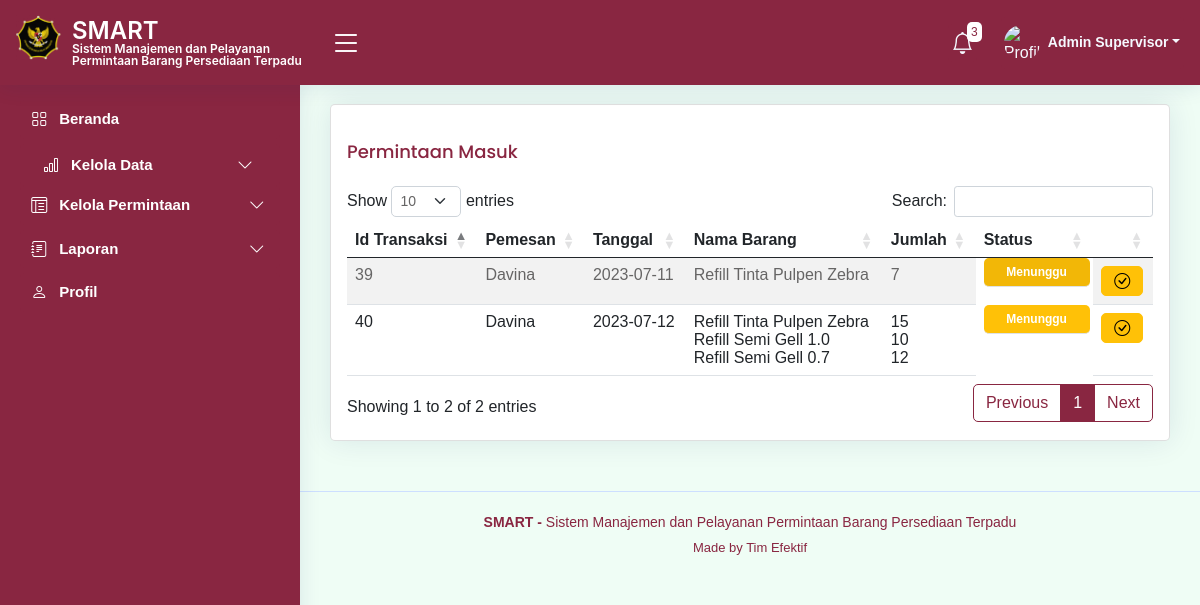
The page /kelolaPermintaan.php (signed in) on the database its author committed.
### tables this page shows
CREATE TABLE `tb_order` (
  `id_transaksi` int(11) NOT NULL,
  `id_user` int(11) NOT NULL,
  `tgl_minta` date NOT NULL,
  `tgl_siap` date DEFAULT NULL,
  `status` varchar(50) NOT NULL DEFAULT 'Menunggu',
  `tgl_ambil` date DEFAULT NULL
);

CREATE TABLE `tb_user` (
  `id_user` int(25) NOT NULL,
  `username` varchar(50) NOT NULL,
  `nama_lengkap` varchar(100) NOT NULL,
  `email` varchar(100) NOT NULL,
  `nip` varchar(30) NOT NULL,
  `password` varchar(100) NOT NULL,
  `tipe_akun` text NOT NULL,
  `foto_user` blob NOT NULL
);

### notif_functions.php (called while the page is built, shortened)
<?php
function getBarangHampirHabis($con) {
    $query = "SELECT tb_barang.nama, tb_barang.stok_minimal, tb_cek_stok.jumlah_stok_akhir
              FROM tb_barang
              INNER JOIN tb_cek_stok ON tb_barang.id_barang = tb_cek_stok.id_barang";
    $result = mysqli_query($con, $query);
    $notifications = array();
    if (mysqli_num_rows($result) > 0) {
        while ($row = mysqli_fetch_assoc($result)) {
            $stok_minimal = $row['stok_minimal'];
            $jumlah_stok_akhir = $row['jumlah_stok_akhir'];
        }
    }
    return $notifications;
}
function getBarangStokMinimal($con) {
    $query = "SELECT tb_barang.nama, tb_barang.stok_minimal, tb_cek_stok.jumlah_stok_akhir
              FROM tb_barang
              INNER JOIN tb_cek_stok ON tb_barang.id_barang = tb_cek_stok.id_barang";
    $result = mysqli_query($con, $query);
    $notifications = array();
    if (mysqli_num_rows($result) > 0) {
        while ($row = mysqli_fetch_assoc($result)) {
            $nama = $row['nama'];
            $stok_minimal = $row['stok_minimal'];
            $jumlah_stok_akhir = $row['jumlah_stok_akhir'];
            if ($jumlah_stok_akhir <= $stok_minimal) {
                $notifications[] = "Stok Barang $nama sudah mencapai jumlah stok minimal";
            }
        }
    }
    return $notifications;
}
?>

### kelolaPermintaan.php (the view, shortened to what this page needs)
<?php
$namaLengkap = $_SESSION['nama_lengkap'];
?>
<!DOCTYPE html>
<html lang="en">
<head>
  <link href="assets/vendor/bootstrap/css/bootstrap.min.css" rel="stylesheet">
  <link href="assets/vendor/bootstrap-icons/bootstrap-icons.css" rel="stylesheet">
  <link href="assets/vendor/boxicons/css/boxicons.min.css" rel="stylesheet">
  <link href="assets/vendor/quill/quill.snow.css" rel="stylesheet">
  <link href="assets/vendor/quill/quill.bubble.css" rel="stylesheet">
  <link href="assets/vendor/remixicon/remixicon.css" rel="stylesheet">
  <link href="assets/vendor/simple-datatables/style.css" rel="stylesheet">
  <link rel="stylesheet" href="https://cdnjs.cloudflare.com/ajax/libs/twitter-bootstrap/5.2.0/css/bootstrap.min.css">
  <link rel="stylesheet" href="https://cdn.datatables.net/1.13.4/css/dataTables.bootstrap5.min.css">
  <link href="https://cdnjs.cloudflare.com/ajax/libs/font-awesome/5.10.0/css/all.min.css" rel="stylesheet">
  <link href="https://cdn.jsdelivr.net/npm/bootstrap-icons@1.4.1/font/bootstrap-icons.css" rel="stylesheet">
  <link href="assets/css/style.css" rel="stylesheet">
  <link href="assets/css/bootstrap.min.css" rel="stylesheet">
</head>
<body>
  <header id="header" class="header fixed-top d-flex align-items-center">
    <div class="d-flex align-items-center justify-content-between">
      <a href="index.html" class="logo d-flex align-items-center">
        <img src="assets/img/logo2.png" alt="">
        <span class="htsimpan">SMART<br>
          <tb class="tbsmart">Sistem Manajemen dan Pelayanan Permintaan Barang Persediaan Terpadu</tb></span>
      </a>
      <i class="bi bi-list toggle-sidebar-btn"></i>
    </div>
    <nav class="header-nav ms-auto">
      <ul class="d-flex align-items-center">
      <?php
      require_once 'koneksi.php';
      require_once 'notif_functions.php';
      $con = db_connect();
      $barangHampirHabis = getBarangHampirHabis($con);
      $barangStokMinimal = getBarangStokMinimal($con);
      $totalNotifikasi = count($barangHampirHabis) + count($barangStokMinimal);
      ?>
      <li class="nav-item dropdown">
        <a class="nav-link nav-icon" href="#" data-bs-toggle="dropdown">
          <i class="bi bi-bell"></i>
          <span class="badge bg-primary badge-number"><?php echo $totalNotifikasi; ?></span>
        </a>
      </li>
        <li class="nav-item dropdown pe-3">
          <a class="nav-link nav-profile d-flex align-items-center pe-0" href="#" data-bs-toggle="dropdown">
            <img src="assets/img/profile-img.jpg" alt="Profile" class="rounded-circle">
            <span class="d-none d-md-block dropdown-toggle ps-2"><?php echo $namaLengkap; ?></span>
          </a>
        </li>
      </ul>
    </nav>
  </header>
 <aside id="sidebar" class="sidebar">
<ul class="sidebar-nav" id="sidebar-nav">
  <li class="nav-item">
    <a class="nav-link " href="index.php">
      <i class="bi bi-grid"></i>
      <span>Beranda</span>
    </a>
  </li>
  <a class="nav-link collapsed" data-bs-target="#tables-nav" data-bs-toggle="collapse" href="#">
    <i class="bi bi-bar-chart"></i><span></span>Kelola Data</span><i class="bi bi-chevron-down ms-auto"></i>
  </a>
  <li class="nav-item">
        <a class="nav-link collapsed" data-bs-target="#icons-nav" data-bs-toggle="collapse" href="#">
          <i class="bi bi-layout-text-window-reverse"></i><span>Kelola Permintaan</span><i class="bi bi-chevron-down ms-auto"></i>
        </a>
      </li>
  <li class="nav-item">
    <a class="nav-link collapsed" data-bs-target="#forms-nav" data-bs-toggle="collapse" href="#">
      <i class="bi bi-journal-text"></i><span>Laporan</span><i class="bi bi-chevron-down ms-auto"></i>
    </a>
  </li>
  <li class="nav-item">
    <a class="nav-link collapsed" href="profil.php">
      <i class="bi bi-person"></i>
      <span>Profil</span>
    </a>
  </li>
</ul>
</aside>
  <main id="main" class="main">
      <section class="section">
        <div class="row">
          <div class="col-lg-12">
            <div class="card">
              <div class="card-body">
                <h5 class="card-title">Permintaan Masuk</h5>
                <table id="example" class="table table-striped" style="width:100%">
                  <thead>
                    <tr>
                      <th>Id Transaksi</th>
                      <th>Pemesan</th>
                      <th>Tanggal</th>
                      <th>Nama Barang</th>
                      <th>Jumlah</th>
                      <th>Status</th>
                      <th></th>
                    </tr>
                  </thead>
                  <tbody>
                    <?php
                    $con = db_connect();
                    $query = "SELECT tb_order.id_transaksi, tb_user.nama_lengkap, GROUP_CONCAT(tb_barang.nama SEPARATOR '<br>') AS nama, tb_order.tgl_minta, GROUP_CONCAT(tb_order_detail.jumlah_minta SEPARATOR '<br>') AS jumlah_minta, tb_order.status
                    FROM tb_order
                    JOIN tb_user ON tb_order.id_user = tb_user.id_user
                    JOIN tb_order_detail ON tb_order.id_transaksi = tb_order_detail.id_transaksi
                    JOIN tb_barang ON tb_order_detail.id_barang = tb_barang.id_barang
                    WHERE tb_order.status = 'Menunggu'
                    GROUP BY tb_order.id_transaksi";
                    $result = mysqli_query($con, $query);
                    while ($row = mysqli_fetch_assoc($result)) {
                      echo "<tr>";
                      echo "<td>" . $row['id_transaksi'] . "</td>";
                      echo "<td>" . $row['nama_lengkap'] . "</td>";
                      echo "<td>" . $row['tgl_minta'] . "</td>";
                      echo "<td>" . $row['nama'] . "</td>";
                      echo "<td>" . $row['jumlah_minta'] . "</td>";
                      echo "<td class='badge bg-warning p-2 ms-2' style='border-radius: 5; width: 90px; color: white;'>" . $row['status'] . "</td>";
                      echo "<td>";
                      echo "<button type='button' class='btn btn-warning btn-ready' data-id='" . $row['id_transaksi'] . "'><i class='bi bi-check-circle'></i></button>";
                      echo "</td>";
                      echo "</tr>";
                    }
                    ?>
                  </tbody>
                </table>
              </div>
            </div>
          </div>
        </div>
      </section>
  </main>
<footer id="footer" class="footer">
    <div class="copyright">
      <strong>  SMART - </strong> <span>Sistem Manajemen dan Pelayanan Permintaan Barang Persediaan Terpadu</span>
    </div>
    <div class="credits">
      Made by <a>Tim Efektif</a>
    </div>
  </footer>
</body>
</html>

### assets/css/style.css (style rules this page uses)
:root { scroll-behavior: smooth; }
body { font-family: "Open Sans", sans-serif; background: #f6f9ff; color: #444444; }
a { color: #892641; text-decoration: none; }
h1, h2, h3, h4, h5, h6 { font-family: "Nunito", sans-serif; }
#main { margin-top: 60px; padding: 20px 30px; transition: all 0.3s; }
.card { margin-bottom: 30px; border: none; border-radius: 5px; box-shadow: 0px 0 30px rgba(1, 41, 112, 0.1); }
.card-title { padding: 20px 0 15px 0; font-size: 18px; font-weight: 500; color: #892641; font-family: "Poppins", sans-serif; }
.card-body { padding: 0 20px 20px 20px; }
.logo { line-height: 1; }
@media (min-width: 1200px) { .logo { width: 300px; } }
.logo img { position: relative; top: -5px; left: -4px; max-height: 45px; margin-right: 7px; }
.logo span { font-size: 24px; font-weight: 600; color: #fff; font-family: "Inter", sans-serif; }
.header { transition: all 0.5s; z-index: 997; height: 85px; box-shadow: 0px 2px 20px rgba(1, 41, 112, 0.1); background-color: #fff; padding-left: 20px; }
.header .toggle-sidebar-btn { font-size: 32px; padding-left: 10px; cursor: pointer; color: #fff; }
.header-nav ul { list-style: none; }
.header-nav > ul { margin: 0; padding: 0; }
.header-nav .nav-link { color: #fff; transition: 0.3; background: #892641; border-radius: 4px; }
.header-nav .nav-icon { font-size: 22px; color: #f6f9ff; margin-right: 24px; position: relative; }
.header-nav .nav-profile { color: #f6f9ff; }
.header-nav .nav-profile img { max-height: 36px; max-width: 36px; }
.header-nav .nav-profile span { font-size: 14px; font-weight: 600; }
.header-nav .badge-number { position: absolute; inset: -2px -5px auto auto; font-weight: normal; font-size: 12px; padding: 4px 4px; background-color: #f6f9ff; }
.header-nav .dropdown-toggle { padding-right: 4px; }
.sidebar { position: fixed; top: 80px; left: 0; bottom: 0; width: 300px; z-index: 996; transition: all 0.3s; padding: 20px; overflow-y: auto; scrollbar-width: thin; scrollbar-color: #aab7cf transparent; box-shadow: 0px 0px 20px rgba(1, 41, 112, 0.1); background-color: #fff; }
@media (min-width: 1200px) { #main, #footer { margin-left: 300px; } }
.sidebar-nav { padding: 0; margin: 0; list-style: none; }
.sidebar-nav li { padding: 0; margin: 0; list-style: none; }
.sidebar-nav .nav-item { margin-bottom: 5px; }
.sidebar-nav .nav-link { display: flex; align-items: center; font-size: 15px; font-weight: 600; color: #fff; transition: 0.3; background: #892641; padding: 10px 15px; border-radius: 4px; }
.sidebar-nav .nav-link i { font-size: 16px; color: #fff; padding: 0 12px 0 8px; }
.sidebar-nav .nav-link.collapsed { color: #fff; background: #892641; }
.sidebar-nav .nav-link.collapsed i { color: #fff; }
.sidebar-nav .nav-link .bi-chevron-down { margin-right: 0; transition: transform 0.2s ease-in-out; }
.footer { padding: 20px 0; font-size: 14px; transition: all 0.3s; border-top: 1px solid #cddfff; }
.footer .copyright { text-align: center; color: #892641; }
.footer .credits { padding-top: 5px; text-align: center; font-size: 13px; color: #892641; }

### kelolaPermintaan.php (style rules this page uses)
.header { background-color: #892641; }
.sidebar { background-color: #892641; }
.tbsmart { font-size: 12px; margin-bottom: 0; font-weight: 600; color: #ffffff; }

### rows shown on the page
tb_order: id_transaksi "39", id_user.nama_lengkap "Davina", tgl_minta "2023-07-11", nama "Refill Tinta Pulpen Zebra", jumlah_minta "7", status "Menunggu"
tb_order: id_transaksi "40", id_user.nama_lengkap "Davina", tgl_minta "2023-07-12", nama "Refill Tinta Pulpen Zebra Refill Semi Gell 1.0 Refill Semi Gell 0.7", jumlah_minta "15 10 12", status "Menunggu"

### other values the page prints
$totalNotifikasi "3"
$namaLengkap "Admin Supervisor"
